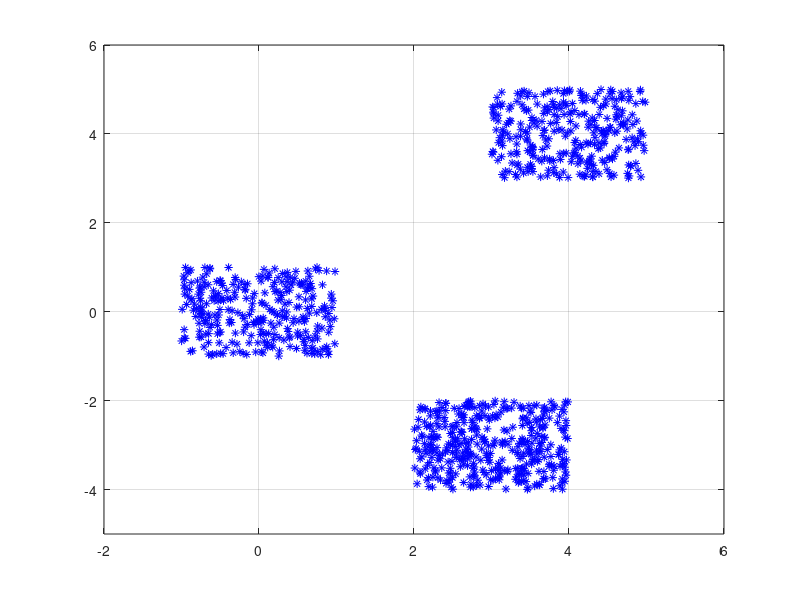
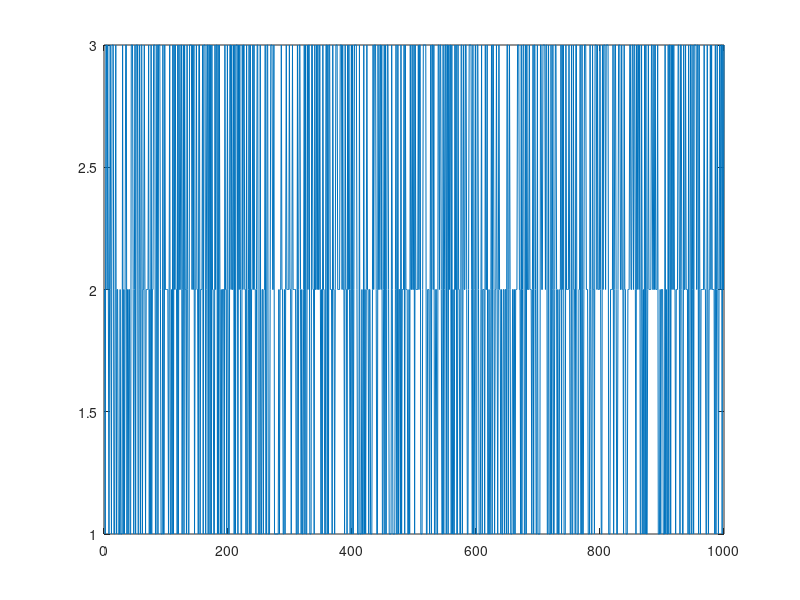

MATLAB code to generate these figures, in order: (Note: this script raises an error after producing the figures.)
v = zeros(2,1000);
%% 300 tocaka oko (0,0)
v(1,1:300) = 2.*rand(300,1) - 1;
v(2,1:300) = 2.*rand(300,1) - 1;
%% 300 tocaka oko (4,3)
v(1,301:600) = 2.*rand(300,1) + 3;
v(2,301:600) = 2.*rand(300,1) + 3;
%% 400 tocaka oko (3,-3)
v(1,601:1000) = 2.*rand(400,1) + 2;
v(2,601:1000) = -2.*rand(400,1) - 2; 

figure(1) % stanje točaka kako bi ih trebalo klasterirati 
plot (v(1,:),v(2,:),'*b');
xlim([-2,6]); ylim([-5,6]); grid on

n = 1000;
m = 2;
k = 3;
pi = randi(k, 1, n); % pomijesane tocke
figure(2) % kako smo na početku klasterirali točke
plot(pi);

[Q, pi1] = means ( v, m, n, pi, k );

pi1
figure(3) % kakav je rezultat klasteriranja, step-fija
plot(pi1);

